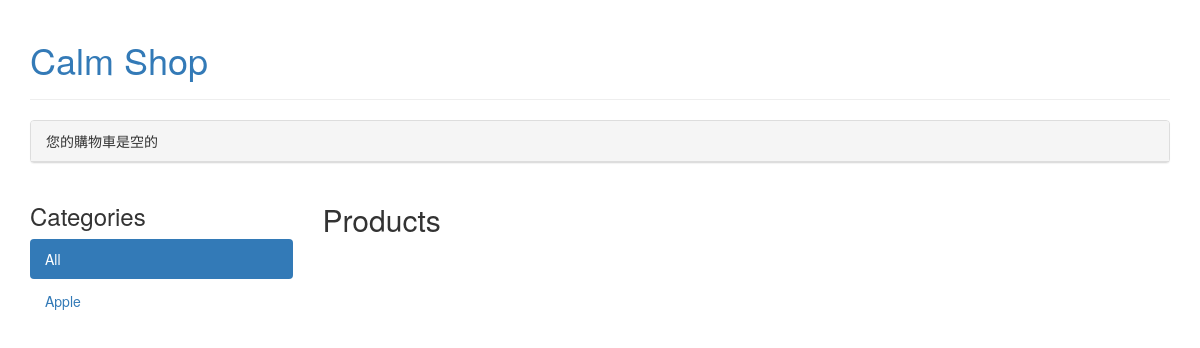
/, run on an earlier commit of the app's database.
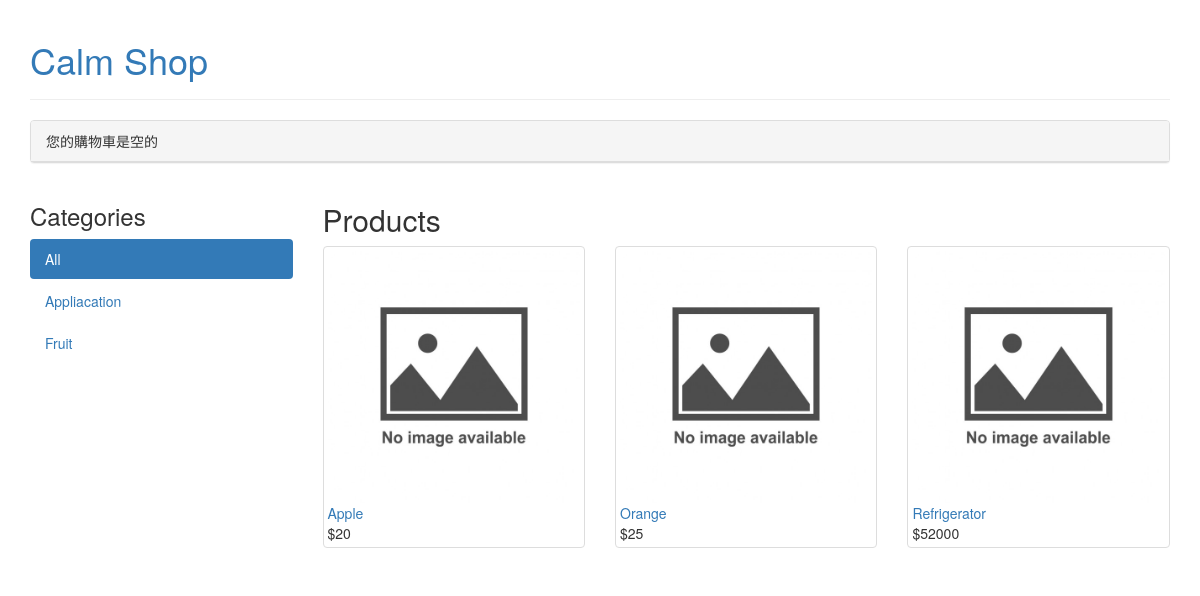
And on a later commit of the database.
### mainsite/models.py (models this page shows, shortened)
class Category(models.Model):
    name = models.CharField(max_length=200,db_index=True)
    slug = models.SlugField(max_length=200,db_index=True,unique=True)
    class Meta:
        ordering = ('name',)
        verbose_name = 'category'
    def get_absolute_url(self):
        return reverse('mainsite:product_list_by_category', args=[self.slug])

class Product(models.Model):
    category = models.ForeignKey(Category,on_delete=models.CASCADE)
    name = models.CharField(max_length=200, db_index=True)
    slug = models.SlugField(max_length=200, db_index=True)
    image = models.ImageField(upload_to='products/%Y/%m/%d',blank=True)
    description = models.TextField(blank=True)
    price = models.DecimalField(max_digits=10, decimal_places=0)
    stock = models.PositiveIntegerField() #只能為正整數
    available = models.BooleanField(default=True)
    created = models.DateTimeField(auto_now_add=True)
    updated = models.DateTimeField(auto_now=True)
    class Meta:
        ordering = ('name',)
        index_together = (('id', 'slug'),)
    def get_absolute_url(self):
        return reverse('mainsite:product_detail',args=[self.id, self.slug])

### mainsite/views.py (the view)
# urls.py: path('',product_list,name = 'product_list'),
def product_list(request,category_slug=None):
    category = None
    categories = Category.objects.all()
    products = Product.objects.filter(available = True)
    if category_slug: #類別頁面
        category = get_object_or_404(Category,slug=category_slug)
        products = products.filter(category=category)
    return render(request,'mainsite/product/list.html',locals())

### cart/cart.py (called while the page is built)
    def __len__(self):
        return sum(item['quantity'] for item in self.cart.values())

### cart/context_processors.py (called while the page is built)
def cart(request):
        return {'cart': Cart(request)}

### mainsite/templates/mainsite/product/list.html (shortened to what this page needs)
{% extends "mainsite/base.html" %}
{% load static %}
{% block content %}
    <div class="row">
        <div class="col-md-3">
            <h3>Categories</h3>
            <ul class="nav nav-pills nav-stacked">
                <li {% if not category %}class="active"{% endif %}>
                    <a href='{% url "mainsite:product_list" %}'>All</a></li>
                {% for c in categories %}
                    <li {% if category.slug == c.slug %}class="active"{% endif %}>
                        <a href="{{ c.get_absolute_url }}">{{ c.name }}</a>
                    </li>
                {% endfor %}
            </ul>
        </div>
        <div class="col-md-9">
            <h2>{% if category %}{{ category.name }}{% else %}Products{% endif %}</h2>
            <div class="row">
                {% for product in products %}
                    <div class="col-md-4">
                        <div class="thumbnail">
                            <a href="{{ product.get_absolute_url }}">
                                <img src='{% if product.image %}{{ product.image.url }}
                                          {% else %}{% static "img/no_image.jpg" %} {% endif %}'>
                            </a>
                            <a href="{{ product.get_absolute_url }}">{{ product.name }}</a><br>
                            ${{ product.price }}
                        </div>
                    </div>
                {% endfor %}
            </div>
        </div>
    </div>
{% endblock %}

### mainsite/templates/mainsite/base.html (shortened to what this page needs)
{% load static %}
{% load bootstrap3 %}
<!DOCTYPE html>
<html>
<head>
    <link href="https://netdna.bootstrapcdn.com/font-awesome/4.7.0/css/font-awesome.min.css" rel="stylesheet">
    {% bootstrap_css %}
</head>
    <body>
        <div class="container">
            <div class="page-header">
                <a href="/"><h1>Calm Shop</h1></a>
            </div>
            <div class="panel panel-default">
                <div class="panel-heading">
                    {% with total_items=cart|length %}
                        {% if cart|length > 0 %}
                            您的購物車:
                            <a href='{% url "cart:cart_detail" %}''>
                                {{ total_items }} 個物品,
                                ${{ cart.get_total_price }}
                            </a>
                        {% else %}
                            您的購物車是空的
                        {% endif %}
                    {% endwith %}
                </div>
            </div>
            {% block content %}
            {% endblock %}
        </div>
    </body>
</html>

What changed in the data, as far as the page shows it:
removed Category: name "Apple"
added Category: name "Appliacation"
added Category: name "Fruit"
added Product: name "Apple", price "20"
added Product: name "Orange", price "25"
added Product: name "Refrigerator", price "52000"
